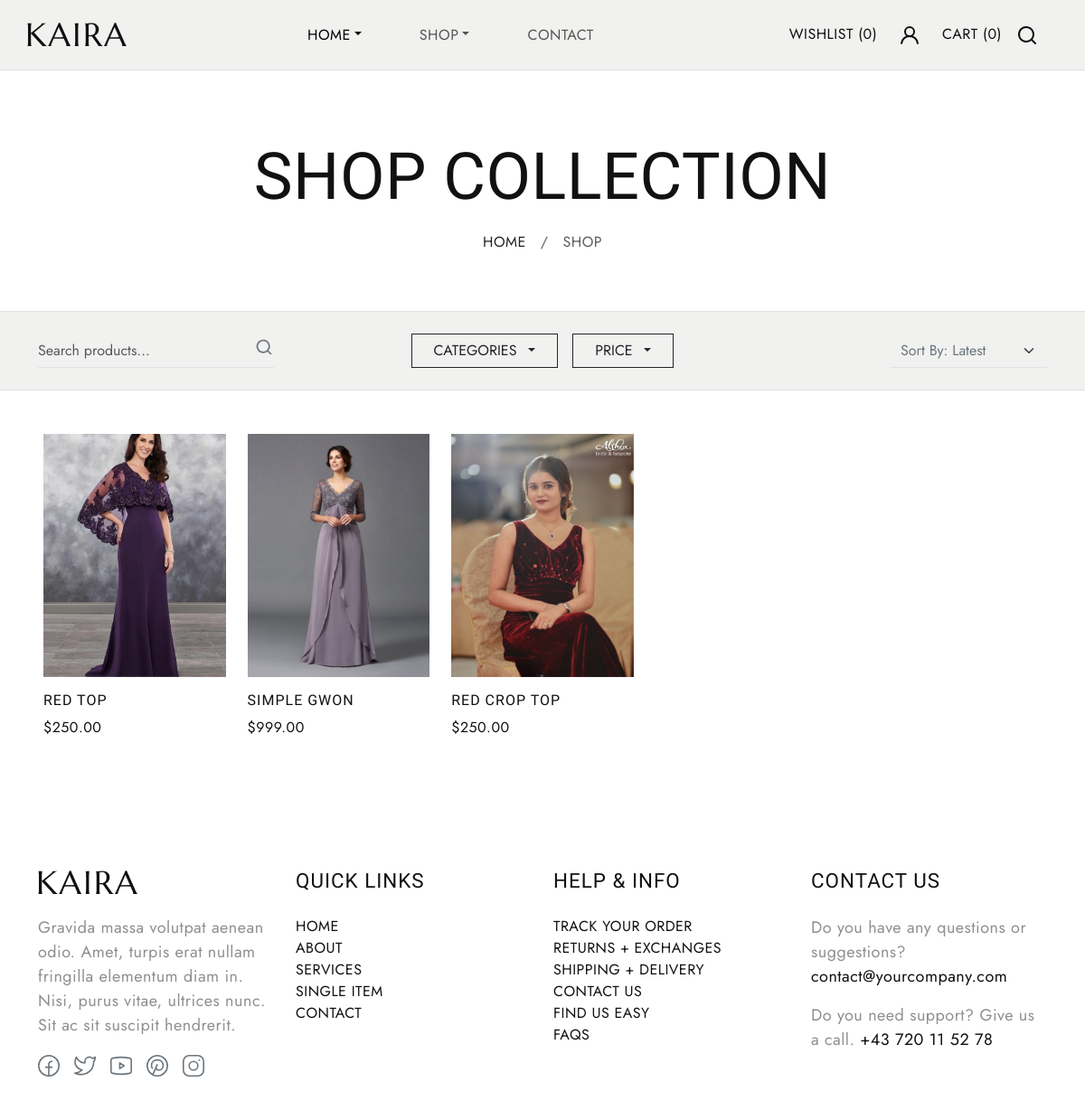
The app's page /shop/ with its own data.
### store/models.py (models this page shows, shortened)
class Product(models.Model):
    category=models.ForeignKey(Category,related_name='products',on_delete=models.CASCADE)
    name=models.CharField(max_length=225)
    price=models.DecimalField(max_digits=10,decimal_places=2)
    colors = models.ManyToManyField(Color, blank=True)
    sizes = models.ManyToManyField(Size, blank=True)
    description=models.TextField(blank=True)
    stock=models.PositiveIntegerField(default=0)
    is_available=models.BooleanField(default=True)
    created_at=models.DateTimeField(auto_now_add=True)
    @property
    def get_main_image(self):
        main_img = self.images.filter(is_main=True).first()
        if not main_img:
            main_img = self.images.first()
        return main_img

class ProductImage(models.Model):
    product=models.ForeignKey(Product,related_name='images',on_delete=models.CASCADE)
    image=models.ImageField(upload_to='products/images/')
    is_main=models.BooleanField(default=False)
    created_at=models.DateTimeField(auto_now_add=True)

### store/views.py (the view)
# urls.py: path('shop/', shop, name='shop'),
def shop(request):
    products = Product.objects.filter(is_available=True)
    category_name = request.GET.get('category')
    query = request.GET.get('q')
    sort_by = request.GET.get('sort')
    min_price = request.GET.get('min_price')
    max_price = request.GET.get('max_price')
    if query:
        products = products.filter(
            Q(name__icontains=query) |
            Q(description__icontains=query)
        )
    if category_name:
        products = products.filter(category__name=category_name)
    if min_price and max_price:
        products = products.filter(price__gte=min_price, price__lte=max_price)
    if sort_by == 'popularity':
        products = products.order_by('-stock')
    elif sort_by == 'price_asc':
        products = products.order_by('price')
    elif sort_by == 'price_desc':
        products = products.order_by('-price')
    else:
        products = products.order_by('-created_at')
    categories = Category.objects.all()
    price_stats = Product.objects.aggregate(Min('price'), Max('price'))
    min_limit = price_stats['price__min'] or 0
    max_limit = price_stats['price__max'] or 200
    paginator = Paginator(products, 10)
    page_number = request.GET.get('page')
    products_page = paginator.get_page(page_number)
    context = {
        'products': products_page,
        'categories': categories,
        'min_limit': min_limit,
        'max_limit': max_limit,
        'current_category': category_name,
        'current_sort': sort_by,
        'current_min_price': min_price,
        'current_max_price': max_price,
    }
    return render(request, 'shop.html', context)

### templates/shop.html (shortened to what this page needs)
{% extends "base.html" %}
{% load static %}
{% block content %}
<section class="hero-section position-relative p-5">
  <div class="container text-center">
    <h1 class="section-title text-uppercase mb-3" data-aos="fade-up">Shop Collection</h1>
    <nav aria-label="breadcrumb">
      <ol class="breadcrumb justify-content-center text-uppercase fs-6">
        <li class="breadcrumb-item"><a href="{% url 'home' %}" class="item-anchor text-decoration-none text-dark">Home</a></li>
        <li class="breadcrumb-item active" aria-current="page">Shop</li>
      </ol>
    </nav>
  </div>
</section>
<section class="filter-bar bg-light py-4 mb-5 border-top border-bottom">
  <div class="container">
    <div class="row align-items-center row-gap-3">
      <div class="col-lg-3 col-md-4 col-12">
        <form action="{% url 'shop' %}" method="GET" class="position-relative">
          <input type="text" name="q" class="form-control border-0 border-bottom rounded-0 bg-transparent ps-0"
                 placeholder="Search products..." value="{{ request.GET.q|default:'' }}">
          <button type="submit" class="btn position-absolute end-0 top-0 p-0 text-secondary">
            <svg width="20" height="20"><use xlink:href="#search"></use></svg>
          </button>
        </form>
      </div>
      <div class="col-lg-6 col-md-4 col-12 d-flex justify-content-md-center justify-content-start gap-3 flex-wrap">
        <div class="dropdown">
          <button class="btn btn-outline-dark rounded-0 dropdown-toggle text-uppercase fs-6 px-4" type="button" data-bs-toggle="dropdown" aria-expanded="false">
            {{ current_category|default:"Categories" }}
          </button>
        </div>
        <div class="dropdown">
          <button class="btn btn-outline-dark rounded-0 dropdown-toggle text-uppercase fs-6 px-4" type="button" data-bs-toggle="dropdown" aria-expanded="false">
            Price
          </button>
        </div>
      </div>
      <div class="col-lg-3 col-md-4 col-12 d-flex justify-content-md-end justify-content-between align-items-center">
        <form action="{% url 'shop' %}" method="GET">
            <select name="sort" class="form-select border-0 border-bottom rounded-0 bg-transparent text-secondary w-auto" style="cursor: pointer;" onchange="this.form.submit()">
              <option value="latest" {% if current_sort == 'latest' %}selected{% endif %}>Sort By: Latest</option>
            </select>
        </form>
      </div>
    </div>
  </div>
</section>
<section class="shop-main pb-5">
  <div class="container-fluid px-5">
    <div class="row row-cols-2 row-cols-sm-3 row-cols-md-4 row-cols-lg-5 g-4">
      {% for product in products %}
      <div class="col">
        <div class="product-item image-zoom-effect link-effect">
          <div class="image-holder position-relative">
            <a href="{% url 'product_detail' product.id %}">
              {% if product.get_main_image %}
                <img src="{{ product.get_main_image.image.url }}" alt="{{ product.name }}" class="product-image img-fluid">
              {% else %}
                <img src="{% static 'images/product-item-1.jpg' %}" alt="default" class="product-image img-fluid">
              {% endif %}
            </a>
            <div class="product-content">
              <h5 class="text-uppercase fs-6 mt-3">
                <a href="{% url 'product_detail' product.id %}">{{ product.name }}</a>
              </h5>
              <a href="#" class="text-decoration-none fs-6" data-after="Add to cart"><span>${{ product.price }}</span></a>
            </div>
          </div>
        </div>
      </div>
      {% empty %}
      <div class="col-12 text-center py-5">
          <h3>No products found.</h3>
          <p class="text-muted">Try adjusting your filters or check back later.</p>
      </div>
      {% endfor %}
    </div>
  </div>
</section>
{% endblock %}

### templates/base.html (shortened to what this page needs)
{% load static %}
<!DOCTYPE html>
<html lang="en">
<head>
  <link href="https://cdn.jsdelivr.net/npm/bootstrap@5.3.0-alpha3/dist/css/bootstrap.min.css" rel="stylesheet"
>
  <link rel="stylesheet" type="text/css" href="{% static 'css/vendor.css' %}">
  <link rel="stylesheet" href="https://cdn.jsdelivr.net/npm/swiper@9/swiper-bundle.min.css" />
  <link rel="stylesheet" type="text/css" href="{% static 'style.css' %}">
</head>
<body class="homepage">
  <nav class="navbar navbar-expand-lg bg-light text-uppercase fs-6 p-3 border-bottom align-items-center">
    <div class="container-fluid">
      <div class="row justify-content-between align-items-center w-100">
        <div class="col-auto">
          <a class="navbar-brand text-white" href="{% url 'home' %}">
          </a>
        </div>
        <div class="col-auto">
          <div class="offcanvas offcanvas-end" tabindex="-1" id="offcanvasNavbar"
            aria-labelledby="offcanvasNavbarLabel">
            <div class="offcanvas-body">
              <ul class="navbar-nav justify-content-end flex-grow-1 gap-1 gap-md-5 pe-3">
                <li class="nav-item dropdown">
                  <a class="nav-link dropdown-toggle active" href="#" id="dropdownHome" data-bs-toggle="dropdown"
                    aria-haspopup="true" aria-expanded="false">Home</a>
                </li>
                <li class="nav-item dropdown">
                  <a class="nav-link dropdown-toggle" href="#" id="dropdownShop" data-bs-toggle="dropdown"
                    aria-haspopup="true" aria-expanded="false">Shop</a>
                </li>
                <li class="nav-item">
                  <a class="nav-link" href="#">Contact</a>
                </li>
              </ul>
            </div>
          </div>
        </div>
        <div class="col-3 col-lg-auto">
          <ul class="list-unstyled d-flex m-0">
            <li class="d-none d-lg-block">
              <a href="wishlist.html" class="text-uppercase mx-3">Wishlist <span class="wishlist-count">(0)</span>
              </a>
            </li>
            <li class="d-none d-lg-block">
              {% if user.is_authenticated %}
              <div class="dropdown d-inline-block">
                <a href="#" class="mx-2 text-decoration-none text-dark" id="userDropdown" data-bs-toggle="dropdown" aria-expanded="false">
                  <svg width="24" height="24"><use xlink:href="#user"></use></svg>
                </a>
                <ul class="dropdown-menu dropdown-menu-end rounded-0" aria-labelledby="userDropdown">
                  <li><h6 class="dropdown-header text-uppercase">Hi, {{ user.username }}</h6></li>
                  <li><a class="dropdown-item" href="{% url 'my_orders' %}">My Orders</a></li>
                  <li><hr class="dropdown-divider"></li>
                  <li><a class="dropdown-item text-danger" href="{% url 'logout' %}">Logout</a></li>
                </ul>
              </div>
              {% else %}
              <a href="{% url 'login' %}" class="mx-2">
                <svg width="24" height="24"><use xlink:href="#user"></use></svg>
              </a>
              {% endif %}
            </li>
            <li class="d-none d-lg-block">
              <a href="{% url 'cart' %}" class="text-uppercase mx-3">Cart <span class="cart-count">({{ cart_count|default:0 }})</span>
              </a>
            </li>
            <li class="search-box" class="mx-2">
              <a href="#search" class="search-button">
                <svg width="24" height="24" viewBox="0 0 24 24">
                  <use xlink:href="#search"></use>
                </svg>
              </a>
            </li>
          </ul>
        </div>
      </div>
    </div>
  </nav>
  {% block content %}
  {% endblock %}
  <footer id="footer" class="mt-5">
    <div class="container">
      <div class="row d-flex flex-wrap justify-content-between py-5">
        <div class="col-md-3 col-sm-6">
          <div class="footer-menu footer-menu-001">
            <div class="footer-intro mb-4">
              <a href="{% url 'home' %}">
                <img src="{% static 'images/main-logo.png' %}" alt="logo">
              </a>
            </div>
            <p>Gravida massa volutpat aenean odio. Amet, turpis erat nullam fringilla elementum diam in. Nisi, purus
              vitae, ultrices nunc. Sit ac sit suscipit hendrerit.</p>
            <div class="social-links">
              <ul class="list-unstyled d-flex flex-wrap gap-3">
                <li>
                  <a href="#" class="text-secondary">
                    <svg width="24" height="24" viewBox="0 0 24 24">
                      <use xlink:href="#facebook"></use>
                    </svg>
                  </a>
                </li>
                <li>
                  <a href="#" class="text-secondary">
                    <svg width="24" height="24" viewBox="0 0 24 24">
                      <use xlink:href="#twitter"></use>
                    </svg>
                  </a>
                </li>
                <li>
                  <a href="#" class="text-secondary">
                    <svg width="24" height="24" viewBox="0 0 24 24">
                      <use xlink:href="#youtube"></use>
                    </svg>
                  </a>
                </li>
                <li>
                  <a href="#" class="text-secondary">
                    <svg width="24" height="24" viewBox="0 0 24 24">
                      <use xlink:href="#pinterest"></use>
                    </svg>
                  </a>
                </li>
                <li>
                  <a href="#" class="text-secondary">
                    <svg width="24" height="24" viewBox="0 0 24 24">
                      <use xlink:href="#instagram"></use>
                    </svg>
                  </a>
                </li>
              </ul>
            </div>
          </div>
        </div>
        <div class="col-md-3 col-sm-6">
          <div class="footer-menu footer-menu-002">
            <h5 class="widget-title text-uppercase mb-4">Quick Links</h5>
            <ul class="menu-list list-unstyled text-uppercase border-animation-left fs-6">
              <li class="menu-item">
                <a href="{% url 'home' %}" class="item-anchor">Home</a>
              </li>
              <li class="menu-item">
                <a href="#" class="item-anchor">About</a>
              </li>
              <li class="menu-item">
                <a href="#" class="item-anchor">Services</a>
              </li>
              <li class="menu-item">
                <a href="#" class="item-anchor">Single item</a>
              </li>
              <li class="menu-item">
                <a href="#" class="item-anchor">Contact</a>
              </li>
            </ul>
          </div>
        </div>
        <div class="col-md-3 col-sm-6">
          <div class="footer-menu footer-menu-003">
            <h5 class="widget-title text-uppercase mb-4">Help & Info</h5>
            <ul class="menu-list list-unstyled text-uppercase border-animation-left fs-6">
              <li class="menu-item">
                <a href="#" class="item-anchor">Track Your Order</a>
              </li>
              <li class="menu-item">
                <a href="#" class="item-anchor">Returns + Exchanges</a>
              </li>
              <li class="menu-item">
                <a href="#" class="item-anchor">Shipping + Delivery</a>
              </li>
              <li class="menu-item">
                <a href="#" class="item-anchor">Contact Us</a>
              </li>
              <li class="menu-item">
                <a href="#" class="item-anchor">Find us easy</a>
              </li>
              <li class="menu-item">
                <a href="#" class="item-anchor">Faqs</a>
              </li>
            </ul>
          </div>
        </div>
        <div class="col-md-3 col-sm-6">
          <div class="footer-menu footer-menu-004 border-animation-left">
            <h5 class="widget-title text-uppercase mb-4">Contact Us</h5>
            <p>Do you have any questions or suggestions? <a href="mailto:contact@yourcompany.com"
                class="item-anchor">contact@yourcompany.com</a></p>
            <p>Do you need support? Give us a call. <a href="tel:+43 720 11 52 78" class="item-anchor">+43 720 11 52
                78</a>
            </p>
          </div>
        </div>
      </div>
    </div>
  </footer>
</body>
</html>

### records on screen
Product: get_main_image.image (picture), name "RED TOP", price "250.00"
Product: get_main_image.image (picture), name "SIMPLE GWON", price "999.00"
Product: get_main_image.image (picture), name "RED CROP TOP", price "250.00"

### other values on screen
{{ cart_count|default:0 }} "0"
{{ current_category|default:"Categories" }} "CATEGORIES"
